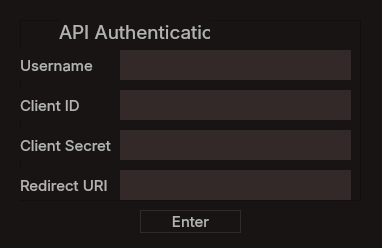
<?xml version="1.0" encoding="UTF-8"?>
<ui version="4.0">
 <class>Form</class>
 <widget class="QWidget" name="Form">
  <property name="geometry">
   <rect>
    <x>0</x>
    <y>0</y>
    <width>382</width>
    <height>248</height>
   </rect>
  </property>
  <property name="font">
   <font>
    <family>SF Mono</family>
   </font>
  </property>
  <property name="windowTitle">
   <string>Form</string>
  </property>
  <property name="windowOpacity">
   <double>0.900000000000000</double>
  </property>
  <property name="styleSheet">
   <string notr="true">QWidget {
	background: #191414;
	color: #B3B3B3;
}</string>
  </property>
  <widget class="QFrame" name="frame">
   <property name="geometry">
    <rect>
     <x>20</x>
     <y>20</y>
     <width>341</width>
     <height>181</height>
    </rect>
   </property>
   <property name="frameShape">
    <enum>QFrame::StyledPanel</enum>
   </property>
   <property name="frameShadow">
    <enum>QFrame::Raised</enum>
   </property>
   <widget class="QLabel" name="label_username">
    <property name="geometry">
     <rect>
      <x>0</x>
      <y>30</y>
      <width>81</width>
      <height>30</height>
     </rect>
    </property>
    <property name="font">
     <font>
      <family>SF Pro Display</family>
      <pointsize>11</pointsize>
     </font>
    </property>
    <property name="text">
     <string>Username</string>
    </property>
   </widget>
   <widget class="QLineEdit" name="lineEdit">
    <property name="geometry">
     <rect>
      <x>100</x>
      <y>30</y>
      <width>231</width>
      <height>30</height>
     </rect>
    </property>
    <property name="font">
     <font>
      <family>SF Pro Display</family>
      <pointsize>10</pointsize>
     </font>
    </property>
    <property name="styleSheet">
     <string notr="true">QLineEdit {
	background-color: #332929;
	padding: 0 3px;
}</string>
    </property>
    <property name="maxLength">
     <number>100</number>
    </property>
    <property name="frame">
     <bool>false</bool>
    </property>
   </widget>
   <widget class="QLabel" name="label_2">
    <property name="geometry">
     <rect>
      <x>0</x>
      <y>70</y>
      <width>71</width>
      <height>30</height>
     </rect>
    </property>
    <property name="font">
     <font>
      <family>SF Pro Display</family>
      <pointsize>11</pointsize>
     </font>
    </property>
    <property name="text">
     <string>Client ID</string>
    </property>
   </widget>
   <widget class="QLineEdit" name="lineEdit_2">
    <property name="geometry">
     <rect>
      <x>100</x>
      <y>70</y>
      <width>231</width>
      <height>30</height>
     </rect>
    </property>
    <property name="font">
     <font>
      <family>SF Pro Display</family>
      <pointsize>10</pointsize>
     </font>
    </property>
    <property name="styleSheet">
     <string notr="true">QLineEdit {
	background-color: #332929;
	padding: 0 3px;
}</string>
    </property>
    <property name="maxLength">
     <number>32</number>
    </property>
    <property name="frame">
     <bool>false</bool>
    </property>
   </widget>
   <widget class="QLineEdit" name="lineEdit_3">
    <property name="geometry">
     <rect>
      <x>100</x>
      <y>110</y>
      <width>231</width>
      <height>30</height>
     </rect>
    </property>
    <property name="font">
     <font>
      <family>SF Pro Display</family>
      <pointsize>10</pointsize>
     </font>
    </property>
    <property name="styleSheet">
     <string notr="true">QLineEdit {
	background-color: #332929;
	padding: 0 3px;
}</string>
    </property>
    <property name="maxLength">
     <number>32</number>
    </property>
    <property name="frame">
     <bool>false</bool>
    </property>
   </widget>
   <widget class="QLabel" name="label_3">
    <property name="geometry">
     <rect>
      <x>0</x>
      <y>110</y>
      <width>91</width>
      <height>30</height>
     </rect>
    </property>
    <property name="font">
     <font>
      <family>SF Pro Display</family>
      <pointsize>11</pointsize>
     </font>
    </property>
    <property name="text">
     <string>Client Secret</string>
    </property>
   </widget>
   <widget class="QLabel" name="label_4">
    <property name="geometry">
     <rect>
      <x>0</x>
      <y>150</y>
      <width>91</width>
      <height>30</height>
     </rect>
    </property>
    <property name="font">
     <font>
      <family>SF Pro Display</family>
      <pointsize>11</pointsize>
     </font>
    </property>
    <property name="text">
     <string>Redirect URI</string>
    </property>
   </widget>
   <widget class="QLineEdit" name="lineEdit_4">
    <property name="geometry">
     <rect>
      <x>100</x>
      <y>150</y>
      <width>231</width>
      <height>30</height>
     </rect>
    </property>
    <property name="font">
     <font>
      <family>SF Pro Display</family>
      <pointsize>10</pointsize>
     </font>
    </property>
    <property name="styleSheet">
     <string notr="true">QLineEdit {
	background-color: #332929;
	padding: 0 3px;
}</string>
    </property>
    <property name="maxLength">
     <number>100</number>
    </property>
    <property name="frame">
     <bool>false</bool>
    </property>
   </widget>
   <widget class="QLabel" name="label_username_2">
    <property name="geometry">
     <rect>
      <x>39</x>
      <y>-3</y>
      <width>151</width>
      <height>30</height>
     </rect>
    </property>
    <property name="font">
     <font>
      <family>SF Pro Display</family>
      <pointsize>14</pointsize>
     </font>
    </property>
    <property name="text">
     <string>API Authentication</string>
    </property>
   </widget>
  </widget>
  <widget class="QPushButton" name="pushButton">
   <property name="geometry">
    <rect>
     <x>140</x>
     <y>210</y>
     <width>101</width>
     <height>23</height>
    </rect>
   </property>
   <property name="font">
    <font>
     <family>SF Pro Display</family>
     <pointsize>11</pointsize>
    </font>
   </property>
   <property name="styleSheet">
    <string notr="true">QPushButton {
	border: 1px solid #332929;
}</string>
   </property>
   <property name="text">
    <string>Enter</string>
   </property>
   <property name="flat">
    <bool>true</bool>
   </property>
  </widget>
 </widget>
 <resources/>
 <connections/>
</ui>
